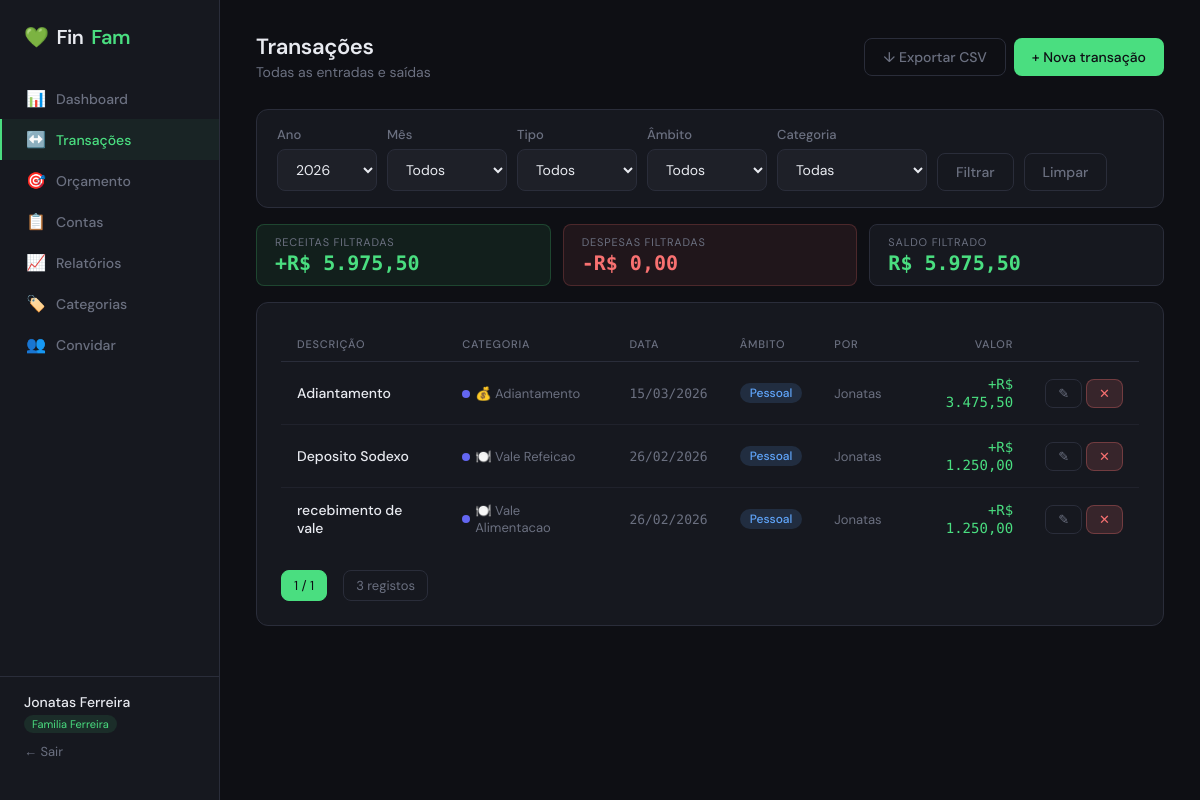
Page /transactions (signed in) on the earlier database version.
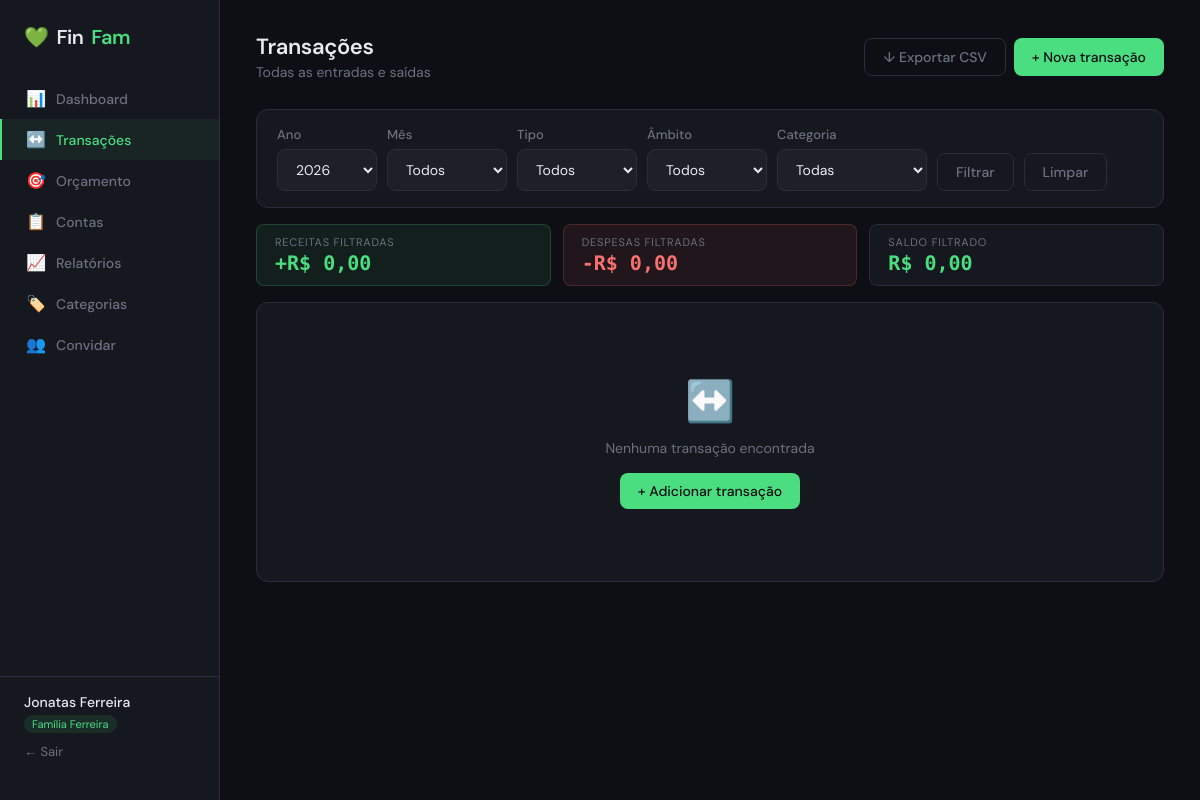
Same page on the later database version.
### app/models.py (models this page shows, shortened)
class User(UserMixin, db.Model):
    __tablename__ = 'users'
    id = db.Column(db.Integer, primary_key=True)
    name = db.Column(db.String(100), nullable=False)
    email = db.Column(db.String(150), unique=True, nullable=False)
    password_hash = db.Column(db.String(256), nullable=False)
    role = db.Column(db.String(10), default='member')  # 'admin' or 'member'
    family_id = db.Column(db.Integer, db.ForeignKey('families.id'), nullable=True)
    created_at = db.Column(db.DateTime, default=datetime.utcnow)
    family = db.relationship('Family', back_populates='members')
    transactions = db.relationship('Transaction', back_populates='user')
    bills = db.relationship('Bill', back_populates='user')
    @property
    def is_admin(self):
        return self.role == 'admin'

class Family(db.Model):
    __tablename__ = 'families'
    id = db.Column(db.Integer, primary_key=True)
    name = db.Column(db.String(100), nullable=False)
    invite_token = db.Column(db.String(64), unique=True, default=lambda: secrets.token_urlsafe(32))
    created_at = db.Column(db.DateTime, default=datetime.utcnow)
    members = db.relationship('User', back_populates='family')
    categories = db.relationship('Category', back_populates='family')
    transactions = db.relationship('Transaction', back_populates='family')
    budgets = db.relationship('Budget', back_populates='family')
    bills = db.relationship('Bill', back_populates='family')

class Transaction(db.Model):
    __tablename__ = 'transactions'
    id = db.Column(db.Integer, primary_key=True)
    description = db.Column(db.String(200), nullable=False)
    amount = db.Column(db.Float, nullable=False)
    type = db.Column(db.String(10), nullable=False)  # 'income' or 'expense'
    scope = db.Column(db.String(10), default='personal')  # 'personal' or 'family'
    date = db.Column(db.Date, default=date.today)
    created_at = db.Column(db.DateTime, default=datetime.utcnow)
    user_id = db.Column(db.Integer, db.ForeignKey('users.id'), nullable=False)
    family_id = db.Column(db.Integer, db.ForeignKey('families.id'), nullable=False)
    category_id = db.Column(db.Integer, db.ForeignKey('categories.id'), nullable=True)
    user = db.relationship('User', back_populates='transactions')
    family = db.relationship('Family', back_populates='transactions')
    category = db.relationship('Category', back_populates='transactions')

class Category(db.Model):
    __tablename__ = 'categories'
    id = db.Column(db.Integer, primary_key=True)
    name = db.Column(db.String(80), nullable=False)
    icon = db.Column(db.String(10), default='💰')
    color = db.Column(db.String(7), default='#6366f1')
    family_id = db.Column(db.Integer, db.ForeignKey('families.id'), nullable=False)
    family = db.relationship('Family', back_populates='categories')
    transactions = db.relationship('Transaction', back_populates='category')
    budgets = db.relationship('Budget', back_populates='category')

### app/routes/transactions.py (the view)
@transactions_bp.route('/transactions')
@login_required
def index():
    family_id = current_user.family_id
    page = request.args.get('page', 1, type=int)
    type_filter = request.args.get('type', '')
    scope_filter = request.args.get('scope', '')
    category_filter = request.args.get('category', '')
    month_filter = request.args.get('month', '')
    year_filter = request.args.get('year', str(date.today().year))
    q = _base_query(family_id)
    q = _apply_filters(q, type_filter, scope_filter, category_filter, month_filter, year_filter)
    transactions = q.order_by(Transaction.date.desc()).paginate(page=page, per_page=20)
    categories = Category.query.filter_by(family_id=family_id).all()
    all_filtered = _apply_filters(_base_query(family_id), type_filter, scope_filter, category_filter, month_filter, year_filter).all()
    total_income = sum(t.amount for t in all_filtered if t.type == 'income')
    total_expense = sum(t.amount for t in all_filtered if t.type == 'expense')
    return render_template('transactions/index.html',
        transactions=transactions, categories=categories,
        type_filter=type_filter, scope_filter=scope_filter,
        category_filter=category_filter, month_filter=month_filter,
        year_filter=year_filter,
        total_income=total_income, total_expense=total_expense,
        years=list(range(date.today().year, date.today().year - 4, -1))
    )

### app/__init__.py (called while the page is built)
def brl(value):
    try:
        v = float(value)
        formatted = f"{abs(v):,.2f}".replace(',', 'X').replace('.', ',').replace('X', '.')
        sign = '-' if v < 0 else ''
        return f"R$ {sign}{formatted}"
    except (TypeError, ValueError):
        return "R$ 0,00"

### app/routes/transactions.py (called while the page is built)
def _base_query(family_id):
    return Transaction.query.filter_by(family_id=family_id)

def _apply_filters(q, type_filter, scope_filter, category_filter, month_filter, year_filter):
    from sqlalchemy import extract
    if type_filter:
        q = q.filter_by(type=type_filter)
    if scope_filter:
        q = q.filter_by(scope=scope_filter)
    if category_filter:
        q = q.filter_by(category_id=int(category_filter))
    if month_filter:
        q = q.filter(extract('month', Transaction.date) == int(month_filter))
    if year_filter:
        q = q.filter(extract('year', Transaction.date) == int(year_filter))
    return q

### app/templates/transactions/index.html (shortened to what this page needs)
{% extends 'base.html' %}
{% block content %}
<div class="page-header">
  <div>
    <div class="page-title">Transações</div>
    <div class="page-subtitle">Todas as entradas e saídas</div>
  </div>
  <div style="display:flex;gap:8px;">
    <a href="{{ url_for('transactions.export_csv', type=type_filter, scope=scope_filter, category=category_filter, month=month_filter, year=year_filter) }}" class="btn btn-ghost">↓ Exportar CSV</a>
    <a href="{{ url_for('transactions.new') }}" class="btn btn-primary">+ Nova transação</a>
  </div>
</div>
<div class="card" style="margin-bottom:16px;padding:16px 20px;">
  <form method="GET" style="display:flex;gap:10px;align-items:flex-end;flex-wrap:wrap;">
    <div>
      <label class="form-label">Ano</label>
      <select name="year" class="form-control" style="width:100px;">
        {% for y in years %}
        <option value="{{ y }}" {% if year_filter==y|string %}selected{% endif %}>{{ y }}</option>
        {% endfor %}
      </select>
    </div>
    <div>
      <label class="form-label">Mês</label>
      <select name="month" class="form-control" style="width:120px;">
        <option value="">Todos</option>
      </select>
    </div>
    <div>
      <label class="form-label">Tipo</label>
      <select name="type" class="form-control" style="width:120px;">
        <option value="" {% if not type_filter %}selected{% endif %}>Todos</option>
      </select>
    </div>
    <div>
      <label class="form-label">Âmbito</label>
      <select name="scope" class="form-control" style="width:120px;">
        <option value="" {% if not scope_filter %}selected{% endif %}>Todos</option>
      </select>
    </div>
    <div>
      <label class="form-label">Categoria</label>
      <select name="category" class="form-control" style="width:150px;">
        <option value="">Todas</option>
      </select>
    </div>
    <button type="submit" class="btn btn-ghost">Filtrar</button>
    <a href="{{ url_for('transactions.index') }}" class="btn btn-ghost">Limpar</a>
  </form>
</div>
<div style="display:flex;gap:12px;margin-bottom:16px;">
  <div style="background:rgba(74,222,128,0.08);border:1px solid rgba(74,222,128,0.2);border-radius:var(--radius-sm);padding:10px 18px;flex:1;">
    <div style="font-size:11px;color:var(--muted);text-transform:uppercase;letter-spacing:0.8px;">Receitas filtradas</div>
    <div class="mono" style="font-size:20px;color:var(--income);font-weight:600;margin-top:2px;">+{{ total_income|brl }}</div>
  </div>
  <div style="background:rgba(248,113,113,0.08);border:1px solid rgba(248,113,113,0.2);border-radius:var(--radius-sm);padding:10px 18px;flex:1;">
    <div style="font-size:11px;color:var(--muted);text-transform:uppercase;letter-spacing:0.8px;">Despesas filtradas</div>
    <div class="mono" style="font-size:20px;color:var(--expense);font-weight:600;margin-top:2px;">-{{ total_expense|brl }}</div>
  </div>
  <div style="background:var(--surface);border:1px solid var(--border);border-radius:var(--radius-sm);padding:10px 18px;flex:1;">
    <div style="font-size:11px;color:var(--muted);text-transform:uppercase;letter-spacing:0.8px;">Saldo filtrado</div>
    {% set bal = total_income - total_expense %}
    <div class="mono" style="font-size:20px;color:{% if bal >= 0 %}var(--income){% else %}var(--expense){% endif %};font-weight:600;margin-top:2px;">{{ bal|brl }}</div>
  </div>
</div>
<div class="card">
  {% if transactions.items %}
  <table class="table">
    <thead>
      <tr>
        <th>Descrição</th>
        <th>Categoria</th>
        <th>Data</th>
        <th>Âmbito</th>
        <th>Por</th>
        <th style="text-align:right">Valor</th>
        <th style="width:90px;"></th>
      </tr>
    </thead>
    <tbody>
    {% for t in transactions.items %}
    <tr>
      <td style="font-weight:500;">{{ t.description }}</td>
      <td>
        {% if t.category %}
        <span style="display:inline-flex;align-items:center;gap:5px;font-size:13px;color:var(--muted);">
          <span style="width:8px;height:8px;border-radius:50%;background:{{ t.category.color }};display:inline-block;"></span>
          {{ t.category.icon }} {{ t.category.name }}
        </span>
        {% else %}<span style="color:var(--muted);font-size:13px;">—</span>{% endif %}
      </td>
      <td class="mono" style="font-size:13px;color:var(--muted);">{{ t.date.strftime('%d/%m/%Y') }}</td>
      <td><span class="badge badge-{{ t.scope }}">{{ 'Pessoal' if t.scope == 'personal' else '👨‍👩‍👧 Família' }}</span></td>
      <td style="font-size:13px;color:var(--muted);">{{ t.user.name.split()[0] }}</td>
      <td style="text-align:right;">
        <span class="amount-{{ t.type }}">{{ '+' if t.type == 'income' else '-' }}{{ t.amount|brl }}</span>
      </td>
      <td>
        <div style="display:flex;gap:4px;justify-content:flex-end;">
          <a href="{{ url_for('transactions.edit', id=t.id) }}" class="btn btn-ghost btn-sm">✎</a>
          <form method="POST" action="{{ url_for('transactions.delete', id=t.id) }}" onsubmit="return confirm('Eliminar esta transação?')">
            <button type="submit" class="btn btn-danger btn-sm">✕</button>
          </form>
        </div>
      </td>
    </tr>
    {% endfor %}
    </tbody>
  </table>
  <div class="pagination">
    <span class="current">{{ transactions.page }} / {{ transactions.pages }}</span>
    <span style="color:var(--muted);font-size:13px;margin-left:8px;">{{ transactions.total }} registos</span>
  </div>
  {% else %}
  <div class="empty-state">
    <div class="icon">↔️</div>
    <p>Nenhuma transação encontrada</p>
    <a href="{{ url_for('transactions.new') }}" class="btn btn-primary" style="margin-top:16px;">+ Adicionar transação</a>
  </div>
  {% endif %}
</div>
{% endblock %}

### app/templates/base.html (shortened to what this page needs)
<!DOCTYPE html>
<html lang="pt">
<head>
</head>
<body>
{% if current_user.is_authenticated %}
<nav class="sidebar">
  <div class="sidebar-logo">💚 <span>Fin</span>Fam</div>
  <div class="sidebar-nav">
    <a href="{{ url_for('dashboard.index') }}" class="nav-item {% if request.endpoint == 'dashboard.index' %}active{% endif %}">
      <span class="icon">📊</span> Dashboard
    </a>
    <a href="{{ url_for('transactions.index') }}" class="nav-item {% if 'transactions' in request.endpoint %}active{% endif %}">
      <span class="icon">↔️</span> Transações
    </a>
    <a href="{{ url_for('budget.index') }}" class="nav-item {% if 'budget' in request.endpoint %}active{% endif %}">
      <span class="icon">🎯</span> Orçamento
    </a>
    <a href="{{ url_for('bills.index') }}" class="nav-item {% if 'bills' in request.endpoint %}active{% endif %}">
      <span class="icon">📋</span> Contas
    </a>
    <a href="{{ url_for('reports.index') }}" class="nav-item {% if 'reports' in request.endpoint %}active{% endif %}">
      <span class="icon">📈</span> Relatórios
    </a>
    <a href="{{ url_for('categories.index') }}" class="nav-item {% if 'categories' in request.endpoint %}active{% endif %}">
      <span class="icon">🏷️</span> Categorias
    </a>
    {% if current_user.is_admin %}
    <a href="{{ url_for('auth.invite') }}" class="nav-item {% if request.endpoint == 'auth.invite' %}active{% endif %}">
      <span class="icon">👥</span> Convidar
    </a>
    {% endif %}
  </div>
  <div class="sidebar-footer">
    <div class="user-name">{{ current_user.name }}</div>
    {% if current_user.family %}
    <span class="family-badge">{{ current_user.family.name }}</span>
    {% endif %}
    <a href="{{ url_for('auth.logout') }}" class="logout-link">← Sair</a>
  </div>
</nav>
{% endif %}
<main class="main" {% if not current_user.is_authenticated %}style="margin-left:0;display:flex;align-items:center;justify-content:center;"{% endif %}>
  {% block content %}{% endblock %}
</main>
</body>
</html>

### app/templates/base.html (style rules this page uses)
:root { --bg: #0e0f14; --surface: #16181f; --surface2: #1e2028; --border: #2a2d3a; --text: #e8eaf0; --muted: #6b7080; --accent: #4ade80; --accent2: #f87171; --accent3: #60a5fa; --income: #4ade80; --expense: #f87171; --warning: #fbbf24; --radius: 12px; --radius-sm: 8px; }
* { box-sizing: border-box; margin: 0; padding: 0; }
body { font-family: 'DM Sans', sans-serif; background: var(--bg); color: var(--text); min-height: 100vh; display: flex; }
.sidebar { width: 220px; min-height: 100vh; background: var(--surface); border-right: 1px solid var(--border); display: flex; flex-direction: column; padding: 24px 0; position: fixed; top: 0; left: 0; bottom: 0; z-index: 100; }
.sidebar-logo { padding: 0 24px 28px; font-size: 20px; font-weight: 600; letter-spacing: -0.5px; color: var(--accent); display: flex; align-items: center; gap: 8px; }
.sidebar-logo span { color: var(--text); }
.sidebar-nav { flex: 1; }
.nav-item { display: flex; align-items: center; gap: 10px; padding: 10px 24px; color: var(--muted); text-decoration: none; font-size: 14px; font-weight: 500; transition: all 0.15s; border-left: 2px solid transparent; }
.nav-item.active { color: var(--accent); border-left-color: var(--accent); background: rgba(74,222,128,0.06); }
.nav-item .icon { font-size: 16px; width: 20px; text-align: center; }
.sidebar-footer { padding: 16px 24px; border-top: 1px solid var(--border); font-size: 13px; }
.user-name { color: var(--text); font-weight: 500; font-size: 14px; }
.family-badge { display: inline-block; margin-top: 4px; font-size: 11px; color: var(--accent); background: rgba(74,222,128,0.1); padding: 2px 8px; border-radius: 20px; }
.logout-link { display: block; margin-top: 10px; color: var(--muted); font-size: 13px; text-decoration: none; }
.main { margin-left: 220px; flex: 1; padding: 32px 36px; min-height: 100vh; }
.page-header { margin-bottom: 28px; display: flex; align-items: center; justify-content: space-between; }
.page-title { font-size: 22px; font-weight: 600; letter-spacing: -0.4px; }
.page-subtitle { color: var(--muted); font-size: 14px; margin-top: 2px; }
.card { background: var(--surface); border: 1px solid var(--border); border-radius: var(--radius); padding: 24px; }
.btn { display: inline-flex; align-items: center; gap: 6px; padding: 9px 18px; border-radius: var(--radius-sm); font-size: 14px; font-weight: 500; font-family: 'DM Sans', sans-serif; cursor: pointer; border: none; text-decoration: none; transition: all 0.15s; }
.btn-primary { background: var(--accent); color: #0e0f14; }
.btn-ghost { background: transparent; color: var(--muted); border: 1px solid var(--border); }
.form-label { display: block; font-size: 13px; font-weight: 500; color: var(--muted); margin-bottom: 6px; }
.form-control { width: 100%; padding: 10px 14px; background: var(--surface2); border: 1px solid var(--border); border-radius: var(--radius-sm); color: var(--text); font-family: 'DM Sans', sans-serif; font-size: 14px; transition: border-color 0.15s; }
.mono { font-family: 'DM Mono', monospace; }
.empty-state { text-align: center; padding: 48px 24px; color: var(--muted); }
.empty-state .icon { font-size: 40px; margin-bottom: 12px; }
.empty-state p { font-size: 14px; }

Differences in the rows shown:
no longer on this page (row edited): Transaction: description "Adiantamento", category.icon "💰", category.name "Adiantamento", date "15/03/2026", scope "Pessoal", user.name "Jonatas", type "+", amount|brl "R$ 3.475,50"
no longer on this page (row edited): Transaction: description "Deposito Sodexo", category.icon "🍽️", category.name "Vale Refeicao", date "26/02/2026", scope "Pessoal", user.name "Jonatas", type "+", amount|brl "R$ 1.250,00"
no longer on this page (row edited): Transaction: description "recebimento de vale", category.icon "🍽️", category.name "Vale Alimentacao", date "26/02/2026", scope "Pessoal", user.name "Jonatas", type "+", amount|brl "R$ 1.250,00"
changed Family: family.name "Familia Ferreira" → "Família Ferreira"
Other differences:
{{ total_income|brl }}: "R$ 5.975,50" → "R$ 0,00"
{{ bal|brl }}: "R$ 5.975,50" → "R$ 0,00"
{{ transactions.page }}: "1" → (not shown)
{{ transactions.pages }}: "1" → (not shown)
{{ transactions.total }}: "3" → (not shown)
text no longer shown: "DESCRIÇÃO CATEGORIA DATA ÂMBITO POR VALOR / registos"
text now shown: "↔️ Nenhuma transação encontrada + Adicionar transação"
